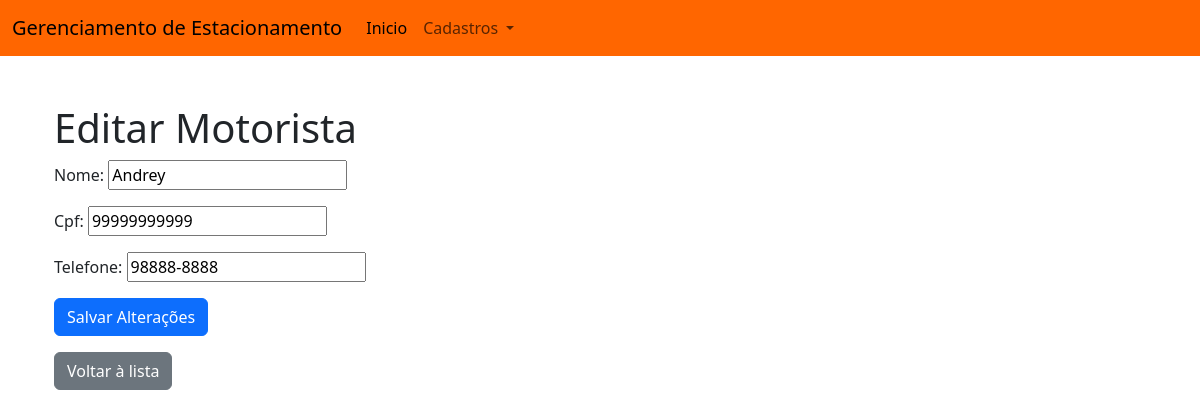
Page /motoristas/edit/3/ on the committed database.
### monitoramento/models.py (models this page shows, shortened)
class Motorista(models.Model):
    nome = models.CharField(max_length=100)
    cpf = models.CharField(max_length=11, unique=True)
    telefone = models.CharField(max_length=15)

### monitoramento/views.py (the view)
# urls.py: path('motoristas/edit/<int:id>/', views.motoristas_edit, name='motoristas_edit'),
def motoristas_edit(request, id):
    motorista = get_object_or_404(Motorista, id=id)
    if request.method == 'POST':
        form = MotoristaForm(request.POST, instance=motorista)
        if form.is_valid():
            form.save()
            return redirect('crud_motoristas')
    else:
        form = MotoristaForm(instance=motorista)
    return render(request, 'monitoramento/motoristas_edit.html', {'form': form})

### monitoramento/forms.py
class MotoristaForm(forms.ModelForm):
    class Meta:
        model = Motorista
        fields = ['nome', 'cpf', 'telefone']

### monitoramento/templates/monitoramento/motoristas_edit.html (shortened to what this page needs)
{% extends 'base.html' %}
{% block content %}
    <div class="container mt-5">
        <h1>Editar Motorista</h1>
        <form method="POST">
            <div class="mb-3">
                {{ form.as_p }}
            </div>
            <button type="submit" class="btn btn-primary">Salvar Alterações</button>
        </form>
        <a href="{% url 'crud_motoristas' %}" class="btn btn-secondary mt-3">Voltar à lista</a>
    </div>
{% endblock %}

### templates/base.html (style rules this page uses)
html, body { height: 100%; }

### rows in the picture
Motorista: nome "Andrey", cpf "99999999999", telefone "98888-8888"
